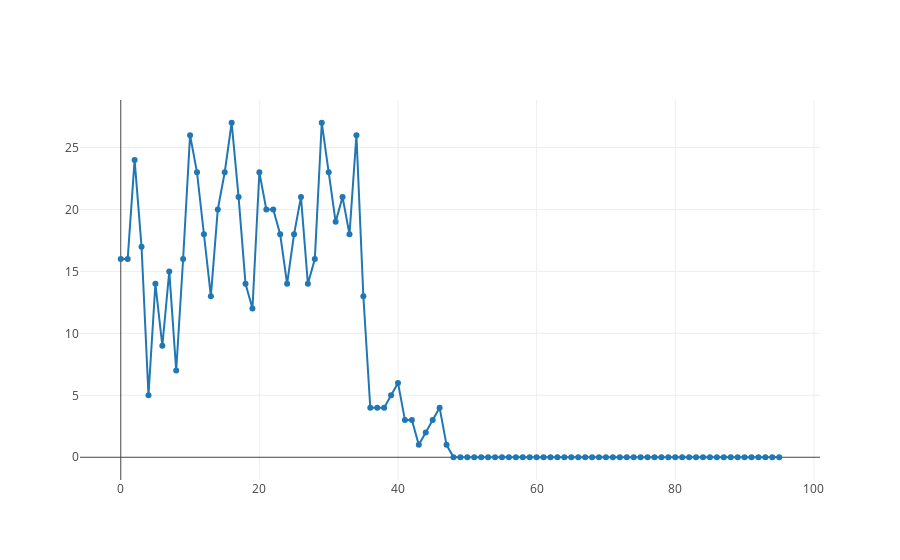

The cell this chart's notebook holds for it:
### Code cell
console.log(time_series.sort())
openDigger.render.plotly([
        {y: time_series.map(d => d[2]) ,mode: 'lines+markers', name: 'activity'}
    ], );

### Figure 1 — Plotly figure (JSON) as saved in the notebook; plotly's stock layout.template omitted (floating-point values rounded to 4 significant figures)
{"data": [{"mode": "lines+markers", "name": "activity", "y": ["16", "16", "24", "17", "5", "14", "9", "15", "7", "16", "26", "23", "18", "13", "20", "23", "27", "21", "14", "12", "23", "20", "20", "18", "14", "18", "21", "14", "16", "27", "23", "19", "21", "18", "26", "13", "4", "4", "4", "5", "6", "3", "3", "1", "2", "3", "4", "1", "0", "0", "0", "0", "0", "0", "0", "0", "0", "0", "0", "0", "0", "0", "0", "0", "0", "0", "0", "0", "0", "0", "0", "0", "0", "0", "0", "0", "0", "0", "0", "0", "0", "0", "0", "0", "0", "0", "0", "0", "0", "0", "0", "0", "0", "0", "0", "0"]}], "layout": {}}
